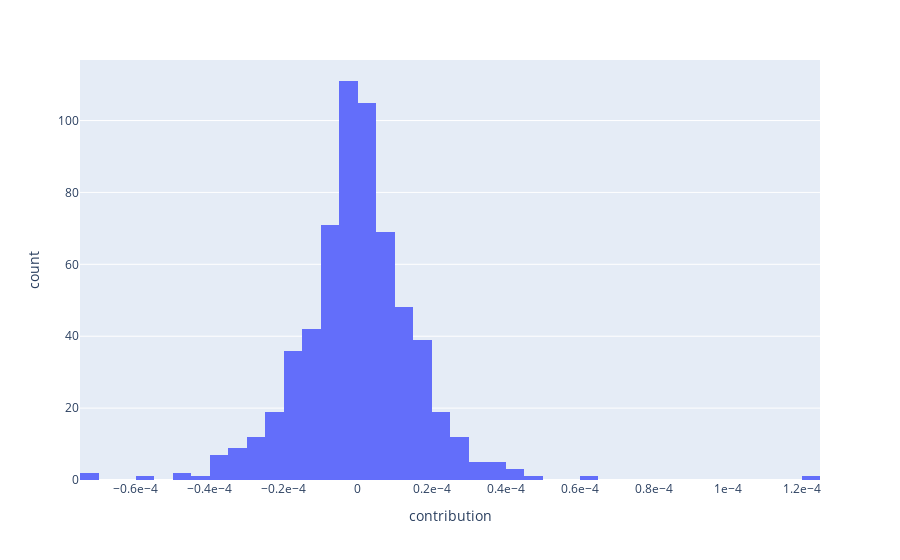

Notebook code for this chart:
### Code cell
fig = px.histogram(res[0][0], x="contribution", 
                #    range_x=(-1e-5, 1e-5)
                   )
# fig.update_layout(xaxis_tickformat = '.1s')
fig.update_layout(
    xaxis = dict(
        showexponent = 'all',
        exponentformat = 'e'
    )
)
fig.show()

### Figure 1 — Plotly figure (JSON) as saved in the notebook; plotly's stock layout.template omitted (floating-point values rounded to 4 significant figures; data arrays with more than 128 entries replaced by an {"elided": "..."} marker saying what was removed)
{"data": [{"alignmentgroup": "True", "bingroup": "x", "hovertemplate": "contribution=%{x}<br>count=%{y}<extra></extra>", "legendgroup": "", "marker": {"color": "#636efa", "pattern": {"shape": ""}}, "name": "", "offsetgroup": "", "orientation": "v", "showlegend": false, "type": "histogram", "x": {"elided": "621 float values"}, "xaxis": "x", "yaxis": "y"}], "layout": {"barmode": "relative", "legend": {"tracegroupgap": 0}, "margin": {"t": 60}, "xaxis": {"anchor": "y", "domain": [0, 1], "exponentformat": "e", "showexponent": "all", "title": {"text": "contribution"}}, "yaxis": {"anchor": "x", "domain": [0, 1], "title": {"text": "count"}}}}
